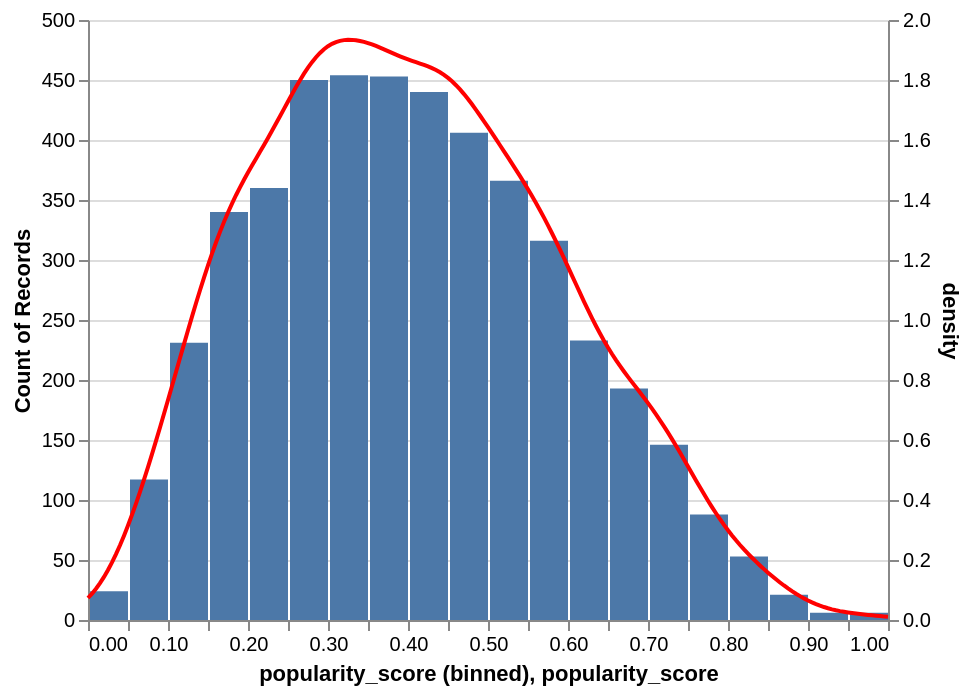

This figure's Vega-Lite source:
### Vega-Lite specification from a JSON file in a GitHub repository (floating-point values rounded to 4 significant figures; data arrays with more than 128 entries replaced by an {"elided": "..."} marker saying what was removed)
{"config": {"view": {"continuousWidth": 300, "continuousHeight": 300}}, "layer": [{"data": {"name": "data-385f87b5602607d457ab93dd234e48a0"}, "mark": {"type": "bar"}, "encoding": {"x": {"bin": {"maxbins": 30}, "field": "popularity_score", "type": "quantitative"}, "y": {"aggregate": "count", "type": "quantitative"}}}, {"data": {"name": "data-385f87b5602607d457ab93dd234e48a0"}, "mark": {"type": "line", "color": "red"}, "encoding": {"x": {"field": "popularity_score", "type": "quantitative"}, "y": {"field": "density", "type": "quantitative"}}, "transform": [{"density": "popularity_score", "as": ["popularity_score", "density"]}]}], "resolve": {"scale": {"y": "independent"}}, "width": 400, "$schema": "https://vega.github.io/schema/vega-lite/v5.20.1.json", "datasets": {"data-385f87b5602607d457ab93dd234e48a0": {"elided": "4703 records"}}}
